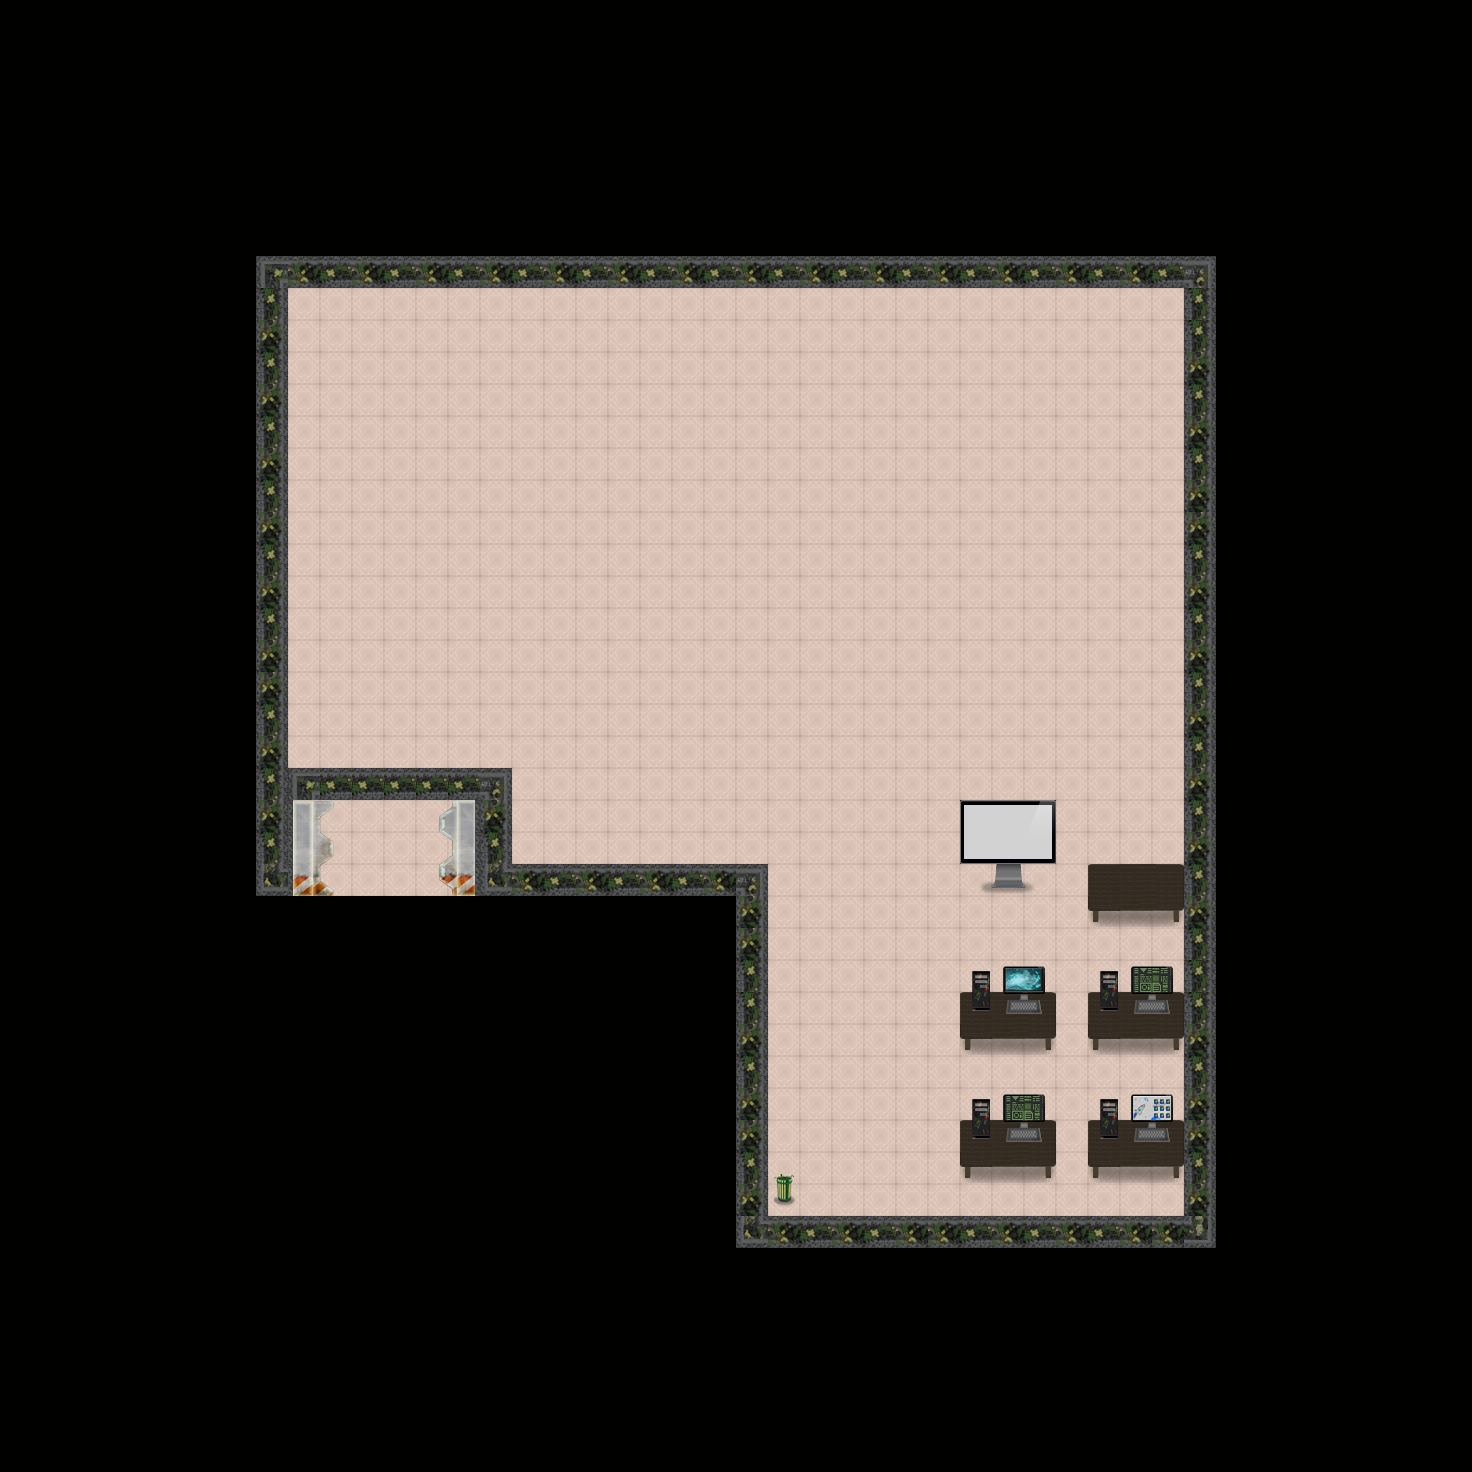

Rendered tile map (Tiled .tmx) drawn with the repository's tilesets; below, a short description and the map source with its tile grids summarised:
An orthogonal 46x46 tile map with 32x32 px tiles, 4 tile layers (Ground, Fringe, Top, Objects), 1 hidden layer not drawn, 6 tilesets.

<map version="1.0" orientation="orthogonal" width="46" height="46" tilewidth="32" tileheight="32">
 <tileset firstgid="1" name="siyah" tilewidth="32" tileheight="32">
  <image source="../graphics/tiles/elektroadd/siyah.png" />
 </tileset>
 <tileset firstgid="2" name="duvar" tilewidth="32" tileheight="32">
  <image source="../graphics/tiles/elektroadd/askeriye.png" />
 </tileset>
 <tileset firstgid="72" name="kaplama" tilewidth="32" tileheight="32">
  <image source="../graphics/tiles/elektroadd/kaplamalar.png" />
 </tileset>
 <tileset firstgid="90" name="collasion" tilewidth="32" tileheight="32">
  <image source="../graphics/tiles/elektroadd/collision.png" />
 </tileset>
 <tileset firstgid="92" name="siralar" tilewidth="32" tileheight="32">
  <image source="../graphics/tiles/elektroadd/malzemeler.png" />
 </tileset>
 <tileset firstgid="192" name="malzeme" tilewidth="32" tileheight="32">
  <image source="../graphics/tiles/elektroadd/karatahtalar.png" />
 </tileset>
 <layer name="Ground" width="46" height="46">
  <data>[2116 cells, 2116 non-empty, 10 distinct tile ids]</data>
 </layer>
 <layer name="Fringe" width="46" height="46">
  <data>[2116 cells, 34 non-empty, 10 distinct tile ids]</data>
 </layer>
 <layer name="Top" width="46" height="46">
  <data>[2116 cells, 52 non-empty, 34 distinct tile ids]</data>
 </layer>
 <layer name="Collision" width="46" height="46" visible="0">
  <data>[2116 cells, 1459 non-empty, 1 distinct tile ids]</data>
 </layer>
 <layer name="Objects" width="46" height="46">
  <data>[2116 cells, 0 non-empty, 0 distinct tile ids]</data>
 </layer>
</map>
